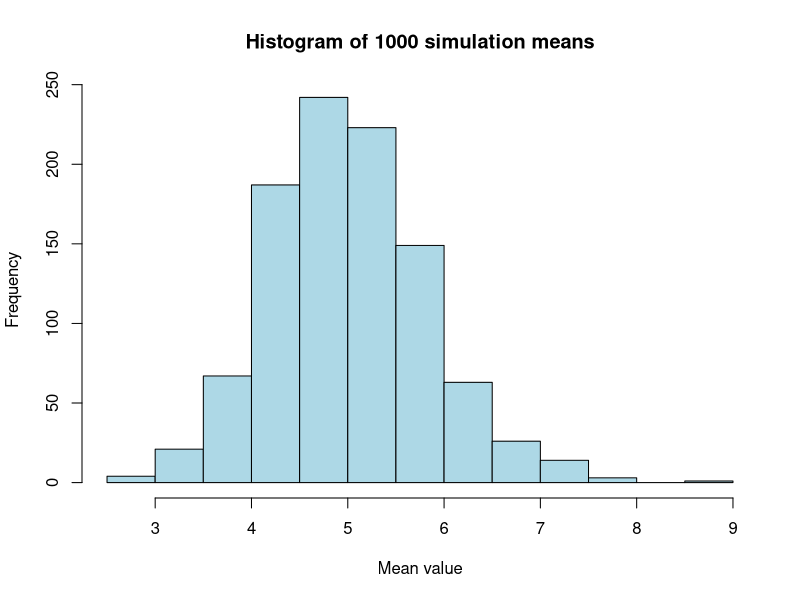
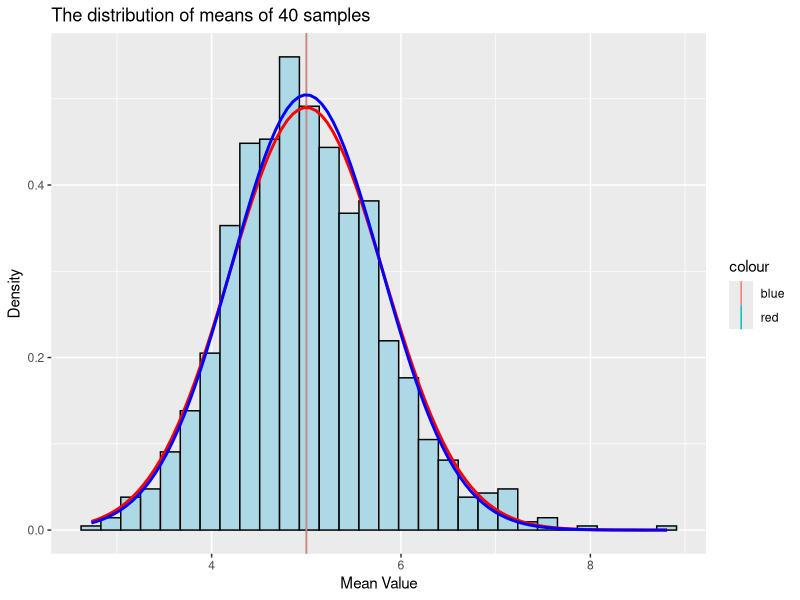

The R source for these figures, in order:
## ---- chunk 1
library(knitr)
library(ggplot2)
library(dplyr)
## ---- chunk 2
set.seed(234)
lambda <- 0.2
n <- 40  #number of exponentials (sample size)
nosim <- 1000 #number of simulatoins
## ---- chunk 3
mymatrix <- matrix(rexp(n * nosim, rate = lambda), nosim)
## ---- chunk 4
means <- rowMeans(mymatrix)
## ---- chunk 5
hist(means, col="lightblue", xlab = "Mean value", main = "Histogram of 1000 simulation means")
## ---- chunk 6
#mean of sample means
smean <- mean(means)
smean
#theoretical mean
tmean <- 1/lambda
tmean
#difference
smean - tmean
## ---- chunk 7
#Vaiance of sample mean
sVar <- var(means)
sVar
#Theoretical variance
tVar <- (1/lambda)^2/(n)
tVar
#Difference
sVar-tVar
## ---- chunk 8
#sample standard deviation
sstdev <- sd(means)
sstdev
#theoretical standard deviation
tstdev <- 1/(lambda * sqrt(n))
tstdev
## ---- chunk 9
mydata <- data.frame(means)
p <- ggplot(mydata, aes(x = means))
p <- p + geom_histogram(aes(y=..density..), colour = "black", fill = "lightblue")
p <- p + geom_vline(aes(xintercept = smean, colour="red"))
p <- p + geom_vline(aes(xintercept = tmean, colour="blue"))
p <- p + stat_function(fun = dnorm, args = list(mean = smean, sd = sstdev), color = "red", size = 1.0)
p <- p + stat_function(fun = dnorm, args = list(mean = tmean, sd = tstdev), color = "blue", size = 1.0)
p <- p + labs(title = "The distribution of means of 40 samples", x = "Mean Value", y = "Density")
p

## ---- chunk 10
sCI <- smean + c(-1,1)*1.96*sstdev/sqrt(n)
sCI
## ---- chunk 11
tCI <- tmean + c(-1,1)*1.96*tstdev/sqrt(n)
tCI
